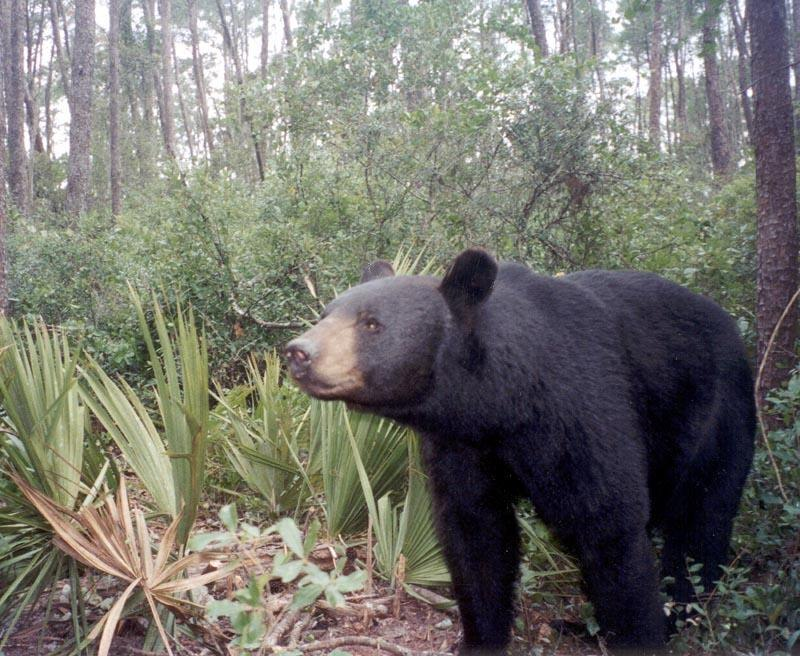
%> input picture recognition/black_bear.jpg, 800 x 656 px
$ octave --eval "result = dctFromPng('../recognition/black_bear.jpg');"   (GNU Octave 9; MATLAB toolbox functions it lacks are replaced by stand-ins)
%> lines starting %> are read from the running program, lines starting %| are printed output that depends on the picture
function [c] = dctFromPng(fname)
%> called with fname = '../recognition/black_bear.jpg'
%DCT code
I = imread(fname);
%> I is the input picture: size 656x800x3 uint8; mean R, G, B 115, 114.4, 107.6
I = rgb2gray(I);
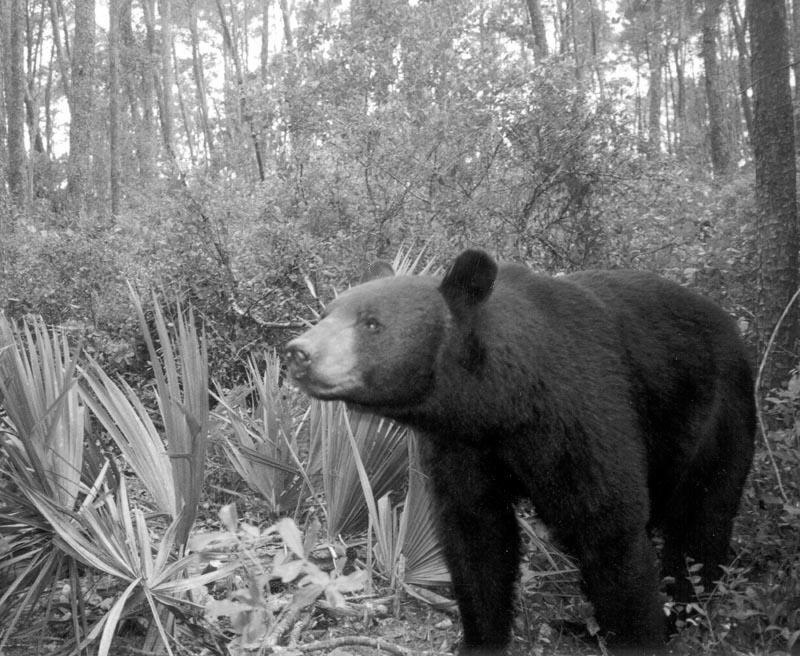
%> I: size 656x800 uint8; min 0, max 255, mean 113.8
I = im2double(I);
%> I: size 656x800 double

T = dct(I);
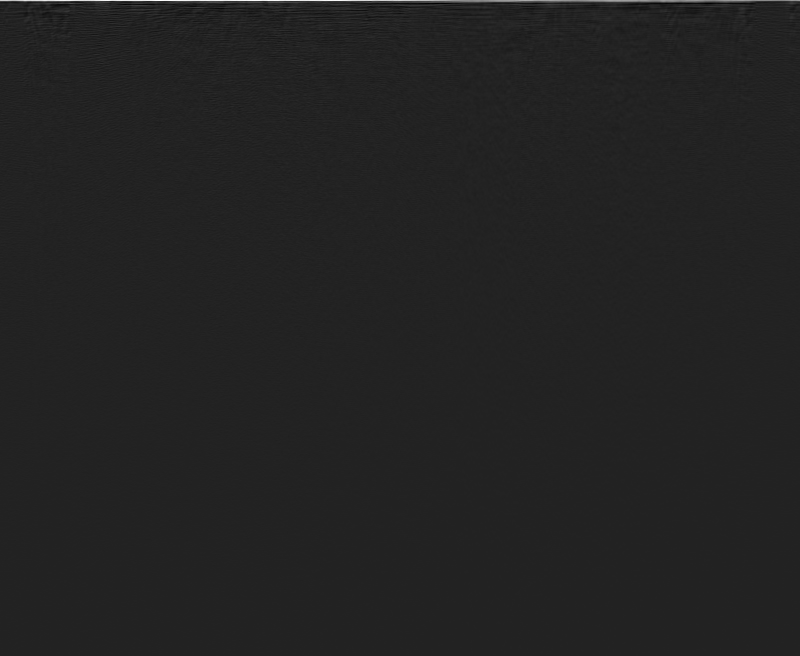
%> T: size 656x800 double; min -2.52, max 15.95, mean 0.0235; drawn with min black and max white

c = T(1:500);
%> c = 500 values, max 12.24 at index 1, min -0.549 at index 10, mean 0.0265
%> `result = dctFromPng('../recognition/black_bear.jpg');`: result has the same summary as c in dctFromPng

end

$ run again, on recognition/brown_bear.jpg
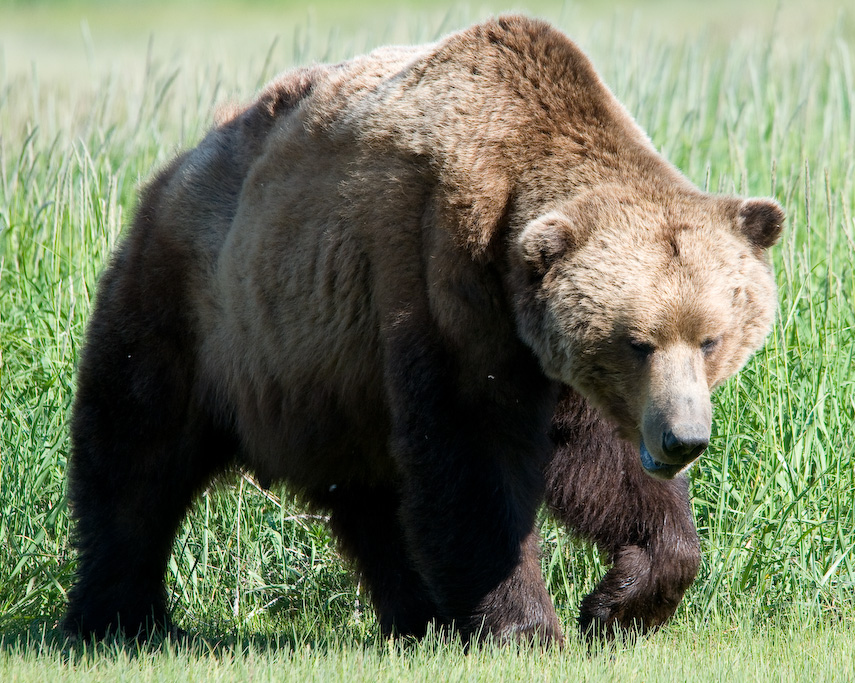
%> input picture recognition/brown_bear.jpg, 855 x 683 px
%> in dctFromPng, I is the input picture: size 683x855x3 uint8; mean R, G, B 114.2, 121.6, 96
%> in dctFromPng, `I = rgb2gray(I);`:
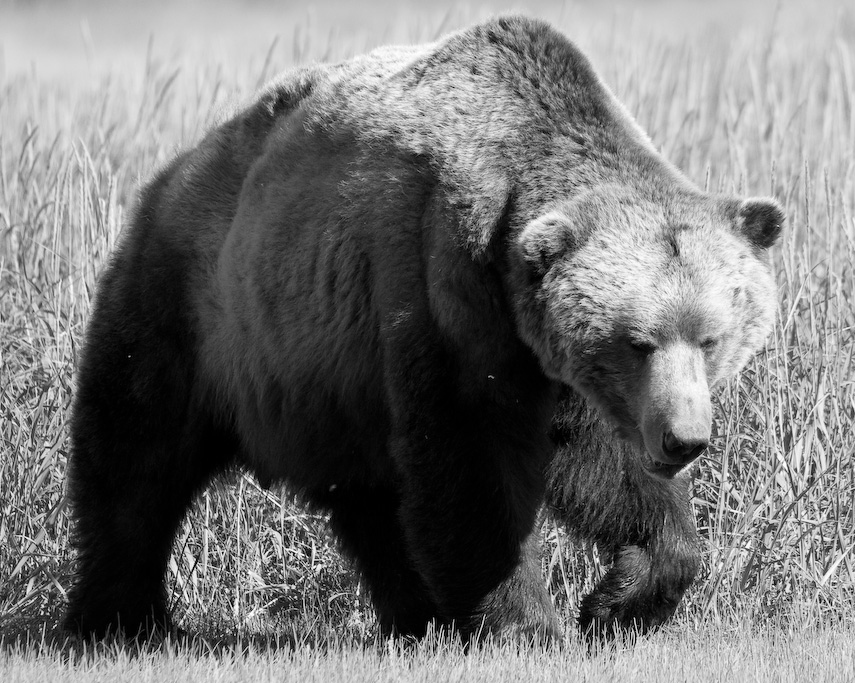
%> I: size 683x855 uint8; min 0, max 255, mean 116.5
%> c = 500 values, max 16.24 at index 1, min -1.1 at index 8, mean 0.0339
%> result has the same summary as c in dctFromPng
